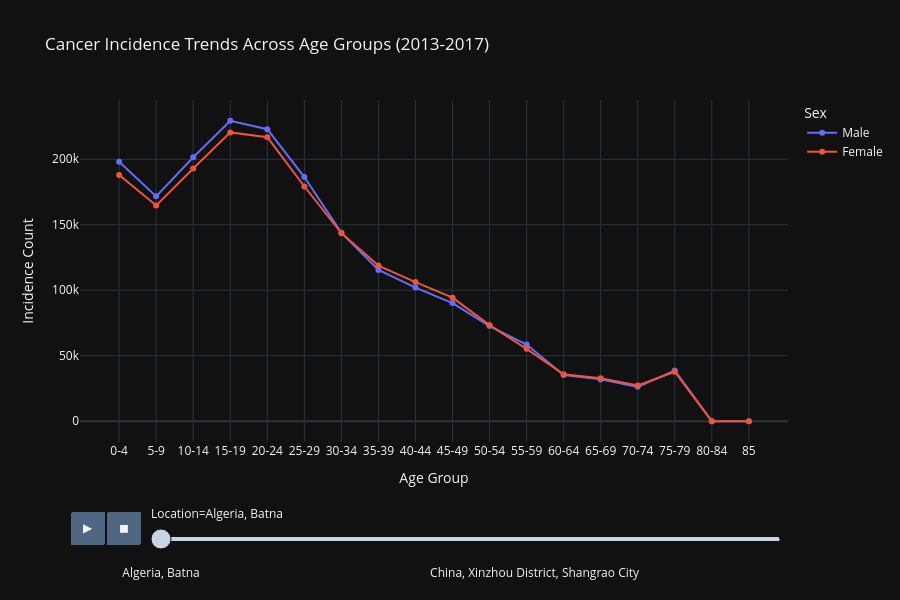

Source (notebook cell):
### Code cell
# create visual
def create_interactive_line_plot(data):
    fig = px.line(
        data,
        x='Age_Group',
        y='Incidence',
        color='SEX',
        title='Cancer Incidence Trends Across Age Groups (2013-2017)',
        markers=True,
        animation_frame='Location',  
        labels={'Incidence': 'Incidence Count'},
        height=600
    )
    
    fig.update_layout(
        xaxis_title="Age Group",
        yaxis_title="Incidence Count",
        hovermode='x unified',
        legend_title="Sex"
    )
    
    fig.update_yaxes(tickmode="auto", dtick=50000)
    return fig

line_plot = create_interactive_line_plot(melted_data_1)
line_plot.show()
